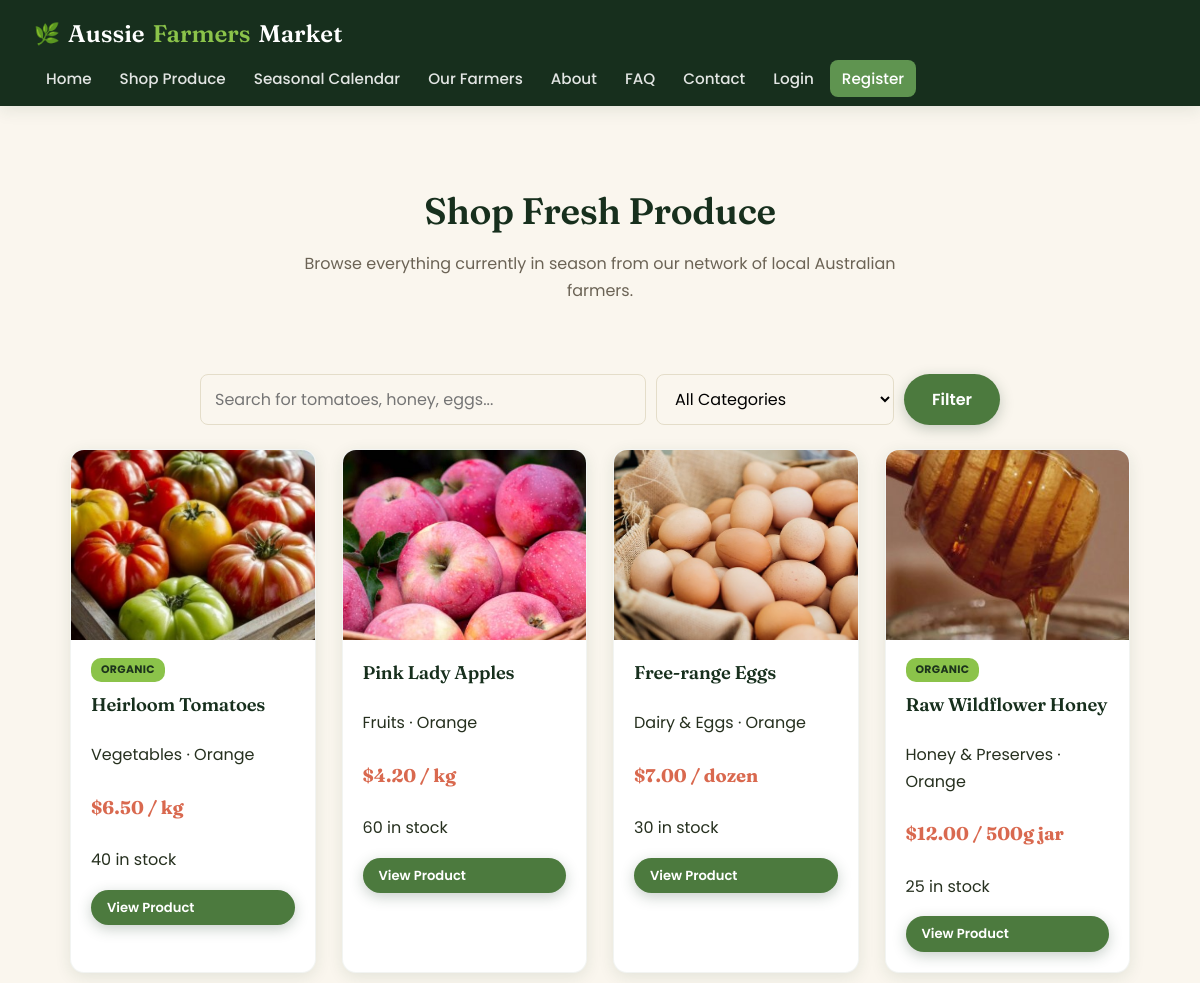
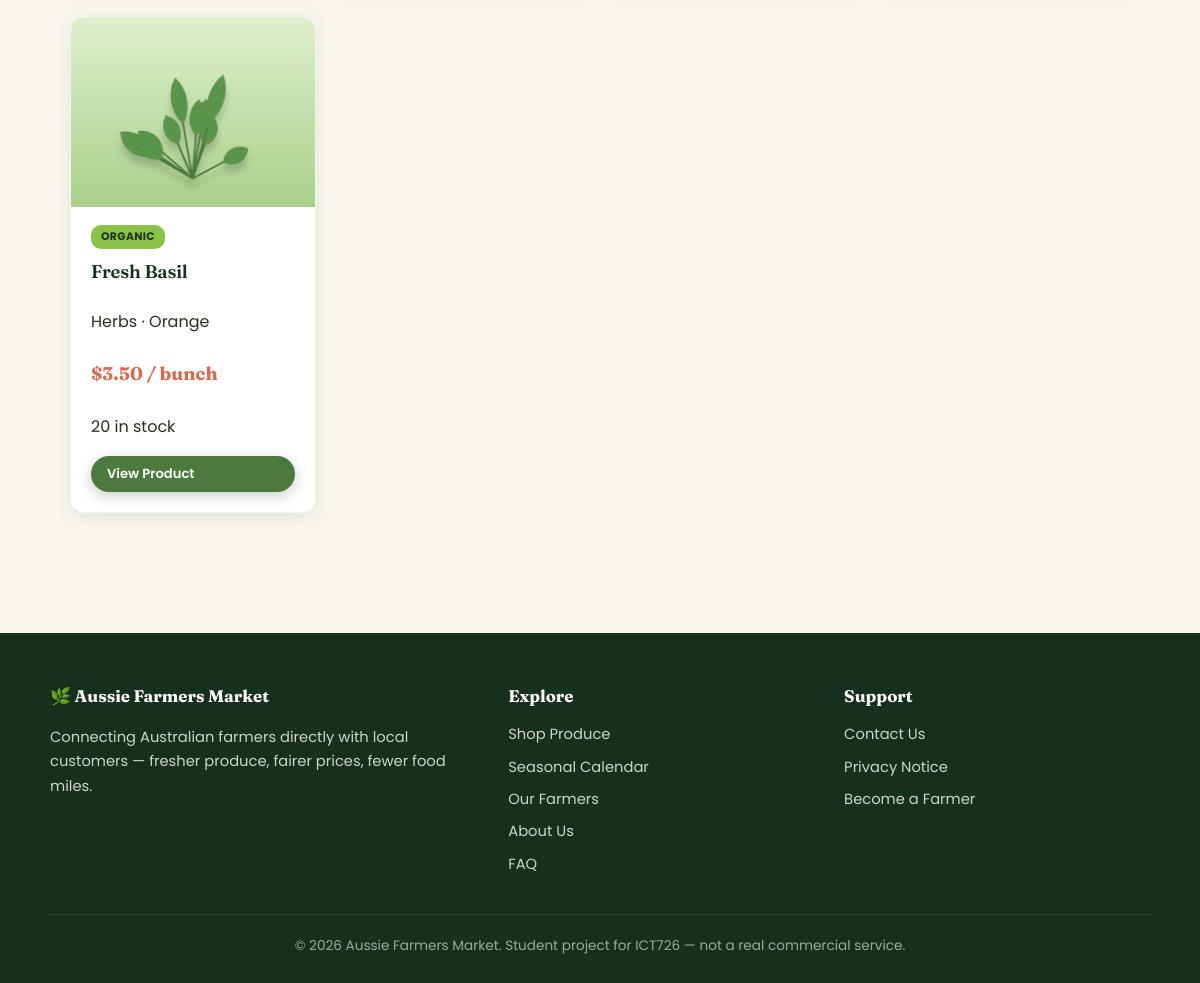
/products.php, run on the app's committed database (2 pictures, top to bottom).
### tables this page shows
CREATE TABLE products (
    product_id INT AUTO_INCREMENT PRIMARY KEY,
    farmer_id INT NOT NULL,
    category_id INT,
    product_name VARCHAR(150) NOT NULL,
    description TEXT,
    price DECIMAL(8,2) NOT NULL,
    unit VARCHAR(30) NOT NULL DEFAULT 'kg',    
    stock_quantity INT NOT NULL DEFAULT 0,
    is_organic TINYINT(1) NOT NULL DEFAULT 0,
    image VARCHAR(255) DEFAULT 'default-product.jpg',
    in_season_months VARCHAR(50) NOT NULL DEFAULT '1,2,3,4,5,6,7,8,9,10,11,12',  
    status ENUM('active','inactive') NOT NULL DEFAULT 'active',
    created_at TIMESTAMP DEFAULT CURRENT_TIMESTAMP,
    updated_at TIMESTAMP DEFAULT CURRENT_TIMESTAMP ON UPDATE CURRENT_TIMESTAMP,
    FOREIGN KEY (farmer_id) REFERENCES users(user_id) ON DELETE CASCADE,
    FOREIGN KEY (category_id) REFERENCES categories(category_id) ON DELETE SET NULL
);

CREATE TABLE categories (
    category_id INT AUTO_INCREMENT PRIMARY KEY,
    category_name VARCHAR(80) NOT NULL UNIQUE
);

CREATE TABLE users (
    user_id INT AUTO_INCREMENT PRIMARY KEY,
    full_name VARCHAR(100) NOT NULL,
    email VARCHAR(150) NOT NULL UNIQUE,
    password VARCHAR(255) NOT NULL,            
    role ENUM('admin','farmer','customer') NOT NULL DEFAULT 'customer',
    phone VARCHAR(20),
    address VARCHAR(255),
    suburb VARCHAR(100),
    state VARCHAR(50),
    postcode VARCHAR(10),
    bio TEXT NULL,                              
    status ENUM('active','suspended') NOT NULL DEFAULT 'active',
    created_at TIMESTAMP DEFAULT CURRENT_TIMESTAMP
);

### includes/auth.php (called while the page is built, shortened)
<?php
function is_logged_in() {
    return !empty($_SESSION['user_id']);
}

### includes/functions.php (called while the page is built, shortened)
<?php
function clean($data) {
    return htmlspecialchars(trim($data ?? ''), ENT_QUOTES, 'UTF-8');
}
function format_price($amount) {
    return '$' . number_format((float) $amount, 2);
}

### products.php (the view, shortened to what this page needs)
<?php
require_once __DIR__ . '/includes/auth.php';
require_once __DIR__ . '/includes/functions.php';
require_once __DIR__ . '/config/db.php';
$search = trim($_GET['search'] ?? '');
$sql = "SELECT p.*, u.full_name AS farmer_name, u.suburb, c.category_name
        FROM products p
        JOIN users u ON p.farmer_id = u.user_id
        LEFT JOIN categories c ON p.category_id = c.category_id
        WHERE p.status = 'active'";
$params = [];
$sql .= " ORDER BY p.created_at DESC";
$stmt = $pdo->prepare($sql);
$stmt->execute($params);
$products = $stmt->fetchAll();
require_once __DIR__ . '/includes/header.php';
?>
<div class="page-header">
  <h1>Shop Fresh Produce</h1>
  <p>Browse everything currently in season from our network of local Australian farmers.</p>
</div>
<section class="section">
  <form method="GET" action="<?php echo BASE_URL; ?>/products.php" role="search" aria-label="Search produce" style="display:flex;gap:10px;flex-wrap:wrap;margin-bottom:24px;max-width:800px;margin-left:auto;margin-right:auto;">
    <input type="text" name="search" placeholder="Search for tomatoes, honey, eggs..." value="<?php echo clean($search); ?>" style="flex:2;min-width:200px;" aria-label="Search produce by name">
    <select name="category" style="flex:1;min-width:150px;" aria-label="Filter by category">
      <option value="0">All Categories</option>
    </select>
    <button type="submit" class="btn">Filter</button>
  </form>
  <?php if (empty($products)): ?>
    <p class="text-center">No products matched your search. Try a different keyword or category.</p>
  <?php else: ?>
    <div class="grid">
      <?php foreach ($products as $product): ?>
        <article class="card">
          <img src="<?php echo BASE_URL; ?>/uploads/products/<?php echo clean($product['image']); ?>"
               alt="Photo of <?php echo clean($product['product_name']); ?>"
               onerror="this.src='<?php echo BASE_URL; ?>/assets/images/default-product.jpg'">
          <div class="card-body">
            <?php if ($product['is_organic']): ?><span class="organic-tag">Organic</span><?php endif; ?>
            <h3><?php echo clean($product['product_name']); ?></h3>
            <p><?php echo clean($product['category_name'] ?? 'General'); ?> &middot; <?php echo clean($product['suburb']); ?></p>
            <p class="price"><?php echo format_price($product['price']); ?> / <?php echo clean($product['unit']); ?></p>
            <p><?php echo $product['stock_quantity'] > 0 ? clean($product['stock_quantity']) . ' in stock' : '<span style="color:#b3261e;">Out of stock</span>'; ?></p>
            <a href="<?php echo BASE_URL; ?>/product.php?id=<?php echo (int) $product['product_id']; ?>" class="btn btn-small">View Product</a>
          </div>
        </article>
      <?php endforeach; ?>
    </div>
  <?php endif; ?>
</section>
<?php require_once __DIR__ . '/includes/footer.php'; ?>

### includes/header.php (shortened to what this page needs)
<!DOCTYPE html>
<html lang="en-AU">
<head>
<link rel="stylesheet" href="<?php echo BASE_URL; ?>/assets/css/style.css">
</head>
<body>
<header class="site-header">
  <div class="navbar">
    <a href="<?php echo BASE_URL; ?>/index.php" class="logo" aria-label="Aussie Farmers Market home"><span class="leaf-icon" aria-hidden="true">🌿</span>Aussie <span>Farmers</span> Market</a>
    <nav aria-label="Main navigation">
      <ul>
        <li><a href="<?php echo BASE_URL; ?>/index.php">Home</a></li>
        <li><a href="<?php echo BASE_URL; ?>/products.php">Shop Produce</a></li>
        <li><a href="<?php echo BASE_URL; ?>/seasonal_calendar.php">Seasonal Calendar</a></li>
        <li><a href="<?php echo BASE_URL; ?>/farmers.php">Our Farmers</a></li>
        <li><a href="<?php echo BASE_URL; ?>/about.php">About</a></li>
        <li><a href="<?php echo BASE_URL; ?>/faq.php">FAQ</a></li>
        <li><a href="<?php echo BASE_URL; ?>/contact.php">Contact</a></li>
        <?php if (is_logged_in()): ?>
            <?php if (current_role() === 'customer'): ?>
                <li><a href="<?php echo BASE_URL; ?>/cart.php">🛒 Cart<?php if (!empty($_SESSION['cart']) && count($_SESSION['cart'])): ?> (<?php echo count($_SESSION['cart']); ?>)<?php endif; ?></a></li>
                <li><a href="<?php echo BASE_URL; ?>/orders.php">My Orders</a></li>
            <?php elseif (current_role() === 'farmer'): ?>
                <li><a href="<?php echo BASE_URL; ?>/farmer/dashboard.php">Farmer Dashboard</a></li>
            <?php elseif (current_role() === 'admin'): ?>
                <li><a href="<?php echo BASE_URL; ?>/admin/dashboard.php">Admin Dashboard</a></li>
            <?php endif; ?>
          <li><a href="<?php echo BASE_URL; ?>/logout.php">Logout <span class="badge-role"><?php echo clean(current_role()); ?></span></a></li>
        <?php else: ?>
          <li><a href="<?php echo BASE_URL; ?>/login.php">Login</a></li>
          <li><a href="<?php echo BASE_URL; ?>/register.php">Register</a></li>
        <?php endif; ?>
      </ul>
    </nav>
  </div>
</header>
<main id="main-content">
<div class="container">

### includes/footer.php (shortened to what this page needs)
</div>
</main>
<footer>
  <div class="footer-grid">
    <div>
      <h4>🌿 Aussie Farmers Market</h4>
      <p>Connecting Australian farmers directly with local customers &mdash; fresher produce, fairer prices, fewer food miles.</p>
    </div>
    <div>
      <h4>Explore</h4>
      <ul>
        <li><a href="<?php echo BASE_URL; ?>/products.php">Shop Produce</a></li>
        <li><a href="<?php echo BASE_URL; ?>/seasonal_calendar.php">Seasonal Calendar</a></li>
        <li><a href="<?php echo BASE_URL; ?>/farmers.php">Our Farmers</a></li>
        <li><a href="<?php echo BASE_URL; ?>/about.php">About Us</a></li>
        <li><a href="<?php echo BASE_URL; ?>/faq.php">FAQ</a></li>
      </ul>
    </div>
    <div>
      <h4>Support</h4>
      <ul>
        <li><a href="<?php echo BASE_URL; ?>/contact.php">Contact Us</a></li>
        <li><a href="<?php echo BASE_URL; ?>/privacy.php">Privacy Notice</a></li>
        <li><a href="<?php echo BASE_URL; ?>/register.php">Become a Farmer</a></li>
      </ul>
    </div>
  </div>
  <div class="footer-bottom">
    &copy; <?php echo date('Y'); ?> Aussie Farmers Market. Student project for ICT726 &mdash; not a real commercial service.
  </div>
</footer>
</body>
</html>

### data on the page
products: image (picture), is_organic "ORGANIC", product_name "Heirloom Tomatoes", category.category_name "Vegetables", farmer.suburb "Orange", price "$6.50", unit "kg", stock_quantity "40"
products: image (picture), product_name "Pink Lady Apples", category.category_name "Fruits", farmer.suburb "Orange", price "$4.20", unit "kg", stock_quantity "60"
products: image (picture), product_name "Free-range Eggs", category.category_name "Dairy & Eggs", farmer.suburb "Orange", price "$7.00", unit "dozen", stock_quantity "30"
products: image (picture), is_organic "ORGANIC", product_name "Raw Wildflower Honey", category.category_name "Honey & Preserves", farmer.suburb "Orange", price "$12.00", unit "500g jar", stock_quantity "25"
products: image (picture), is_organic "ORGANIC", product_name "Fresh Basil", category.category_name "Herbs", farmer.suburb "Orange", price "$3.50", unit "bunch", stock_quantity "20"
